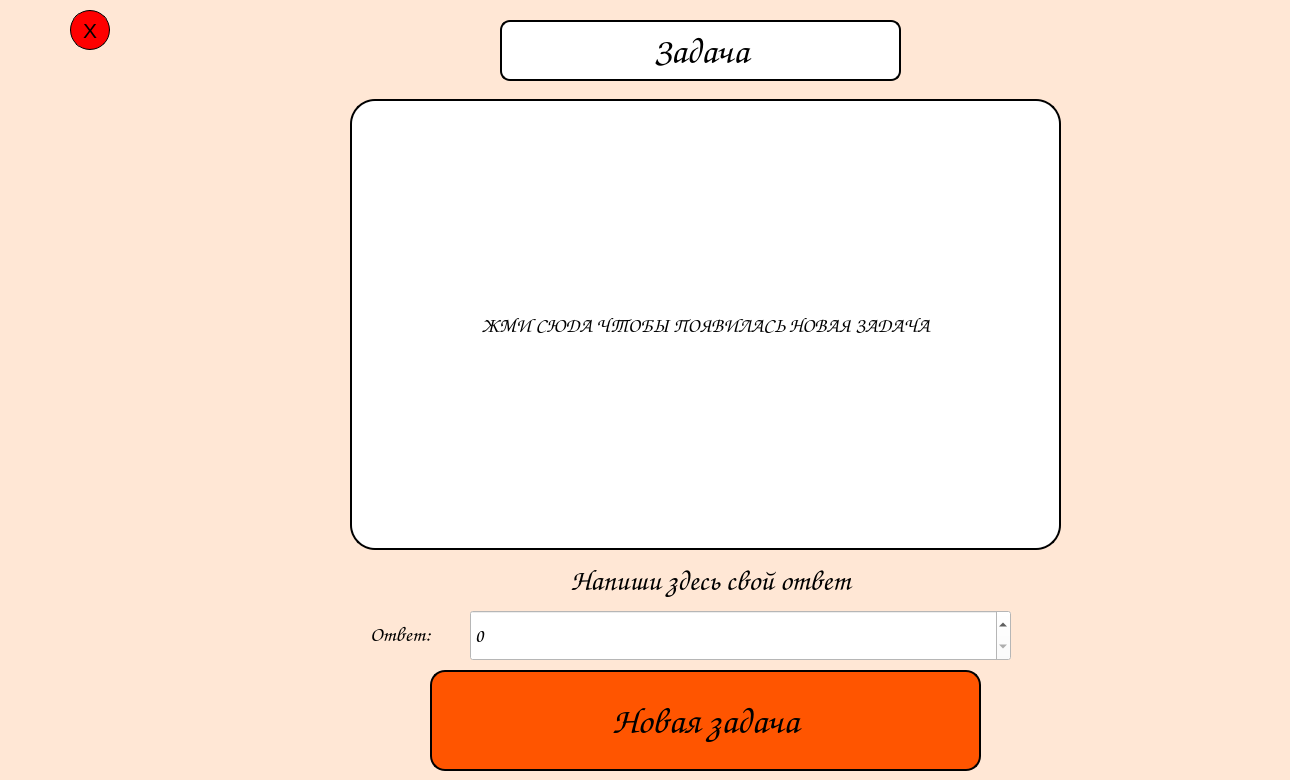
    <widget class="QWidget" name="gamePage">
     <property name="styleSheet">
      <string notr="true">background-color: rgb(255, 231, 213);</string>
     </property>
     <widget class="QLabel" name="label_3">
      <property name="geometry">
       <rect>
        <x>500</x>
        <y>20</y>
        <width>401</width>
        <height>61</height>
       </rect>
      </property>
      <property name="font">
       <font>
        <family>Comic Sans MS</family>
        <pointsize>28</pointsize>
       </font>
      </property>
      <property name="styleSheet">
       <string notr="true">background-color: rgb(255, 255, 255);
border-radius: 10px;
border: 2px solid black;
color: rgb(0, 0, 0);</string>
      </property>
      <property name="text">
       <string>Задача</string>
      </property>
      <property name="alignment">
       <set>Qt::AlignCenter</set>
      </property>
     </widget>
     <widget class="QLabel" name="currentTaskLabel">
      <property name="geometry">
       <rect>
        <x>350</x>
        <y>99</y>
        <width>711</width>
        <height>451</height>
       </rect>
      </property>
      <property name="font">
       <font>
        <family>Comic Sans MS</family>
        <pointsize>14</pointsize>
       </font>
      </property>
      <property name="styleSheet">
       <string notr="true">border: 2px solid black;
color: rgb(0, 0, 0);
border-radius: 25px;
background-color: rgb(255, 255, 255);</string>
      </property>
      <property name="text">
       <string/>
      </property>
      <property name="scaledContents">
       <bool>true</bool>
      </property>
      <property name="alignment">
       <set>Qt::AlignCenter</set>
      </property>
      <property name="wordWrap">
       <bool>true</bool>
      </property>
     </widget>
     <widget class="QLabel" name="label_5">
      <property name="geometry">
       <rect>
        <x>370</x>
        <y>619</y>
        <width>91</width>
        <height>31</height>
       </rect>
      </property>
      <property name="font">
       <font>
        <family>Comic Sans MS</family>
        <pointsize>16</pointsize>
       </font>
      </property>
      <property name="styleSheet">
       <string notr="true">color: rgb(0, 0, 0);</string>
      </property>
      <property name="text">
       <string>Ответ:</string>
      </property>
     </widget>
     <widget class="QLabel" name="medalFrame">
      <property name="geometry">
       <rect>
        <x>130</x>
        <y>40</y>
        <width>161</width>
        <height>221</height>
       </rect>
      </property>
      <property name="styleSheet">
       <string notr="true"/>
      </property>
      <property name="text">
       <string/>
      </property>
      <property name="pixmap">
       <pixmap>images/medal.png</pixmap>
      </property>
      <property name="scaledContents">
       <bool>true</bool>
      </property>
     </widget>
     <widget class="QLabel" name="heartFrame">
      <property name="geometry">
       <rect>
        <x>130</x>
        <y>280</y>
        <width>161</width>
        <height>221</height>
       </rect>
      </property>
      <property name="styleSheet">
       <string notr="true"/>
      </property>
      <property name="text">
       <string/>
      </property>
      <property name="pixmap">
       <pixmap>images/heart.png</pixmap>
      </property>
      <property name="scaledContents">
       <bool>true</bool>
      </property>
     </widget>
     <widget class="QLabel" name="globusFrame">
      <property name="geometry">
       <rect>
        <x>130</x>
        <y>520</y>
        <width>161</width>
        <height>221</height>
       </rect>
      </property>
      <property name="styleSheet">
       <string notr="true"/>
      </property>
      <property name="text">
       <string/>
      </property>
      <property name="pixmap">
       <pixmap>images/globus.png</pixmap>
      </property>
      <property name="scaledContents">
       <bool>true</bool>
      </property>
     </widget>
     <widget class="QLabel" name="bookFrame">
      <property name="geometry">
       <rect>
        <x>1120</x>
        <y>40</y>
        <width>161</width>
        <height>221</height>
       </rect>
      </property>
      <property name="styleSheet">
       <string notr="true"/>
      </property>
      <property name="text">
       <string/>
      </property>
      <property name="pixmap">
       <pixmap>images/book.png</pixmap>
      </property>
      <property name="scaledContents">
       <bool>true</bool>
      </property>
     </widget>
     <widget class="QLabel" name="featherFrame">
      <property name="geometry">
       <rect>
        <x>1120</x>
        <y>280</y>
        <width>161</width>
        <height>221</height>
       </rect>
      </property>
      <property name="styleSheet">
       <string notr="true"/>
      </property>
      <property name="text">
       <string/>
      </property>
      <property name="pixmap">
       <pixmap>images/feather.png</pixmap>
      </property>
      <property name="scaledContents">
       <bool>true</bool>
      </property>
     </widget>
     <widget class="QLabel" name="starFrame">
      <property name="geometry">
       <rect>
        <x>1120</x>
        <y>520</y>
        <width>161</width>
        <height>221</height>
       </rect>
      </property>
      <property name="styleSheet">
       <string notr="true"/>
      </property>
      <property name="text">
       <string/>
      </property>
      <property name="pixmap">
       <pixmap>images/star.png</pixmap>
      </property>
      <property name="scaledContents">
       <bool>true</bool>
      </property>
     </widget>
     <widget class="QPushButton" name="checkAnswerButton">
      <property name="geometry">
       <rect>
        <x>430</x>
        <y>670</y>
        <width>551</width>
        <height>101</height>
       </rect>
      </property>
      <property name="font">
       <font>
        <family>Comic Sans MS</family>
        <pointsize>28</pointsize>
       </font>
      </property>
      <property name="styleSheet">
       <string notr="true">QPushButton#checkAnswerButton{
background-color: rgb(255, 85, 0);
border: 2px solid black;
border-radius: 15px;
	color: rgb(0, 0, 0);
}
QPushButton#checkAnswerButton:hover{
background-color: rgb(235, 65, 0)
}</string>
      </property>
      <property name="text">
       <string>Новая задача</string>
      </property>
     </widget>
     <widget class="QPushButton" name="quitMainGameButton">
      <property name="geometry">
       <rect>
        <x>70</x>
        <y>10</y>
        <width>40</width>
        <height>40</height>
       </rect>
      </property>
      <property name="sizePolicy">
       <sizepolicy hsizetype="Minimum" vsizetype="Maximum">
        <horstretch>0</horstretch>
        <verstretch>0</verstretch>
       </sizepolicy>
      </property>
      <property name="font">
       <font>
        <pointsize>16</pointsize>
       </font>
      </property>
      <property name="styleSheet">
       <string notr="true">QPushButton#quitMainGameButton{
border-radius: 20px;
background-color: rgb(255, 0, 0);
border: 1px solid black;
background-image: 'images/undo.png';
	color: rgb(0, 0, 0);
}
QPushButton#quitMainGameButton:hover{
background-color: rgb(235, 0 , 0)
}</string>
      </property>
      <property name="text">
       <string>X</string>
      </property>
     </widget>
     <widget class="QLabel" name="label_6">
      <property name="geometry">
       <rect>
        <x>380</x>
        <y>560</y>
        <width>661</width>
        <height>41</height>
       </rect>
      </property>
      <property name="font">
       <font>
        <family>Comic Sans MS</family>
        <pointsize>22</pointsize>
       </font>
      </property>
      <property name="styleSheet">
       <string notr="true">color: rgb(0, 0, 0);</string>
      </property>
      <property name="text">
       <string>Напиши здесь свой ответ</string>
      </property>
      <property name="alignment">
       <set>Qt::AlignCenter</set>
      </property>
     </widget>
     <widget class="QSpinBox" name="answerSpinBox">
      <property name="geometry">
       <rect>
        <x>470</x>
        <y>610</y>
        <width>541</width>
        <height>51</height>
       </rect>
      </property>
      <property name="font">
       <font>
        <family>Comic Sans MS</family>
        <pointsize>14</pointsize>
       </font>
      </property>
      <property name="styleSheet">
       <string notr="true">background-color: rgb(255, 255, 255);
color: rgb(0, 0, 0);</string>
      </property>
      <property name="maximum">
       <number>99999999</number>
      </property>
      <property name="displayIntegerBase">
       <number>10</number>
      </property>
     </widget>
     <widget class="QPushButton" name="anotherGenerateTaskButton">
      <property name="geometry">
       <rect>
        <x>360</x>
        <y>110</y>
        <width>691</width>
        <height>431</height>
       </rect>
      </property>
      <property name="font">
       <font>
        <family>Comic Sans MS</family>
        <pointsize>-1</pointsize>
       </font>
      </property>
      <property name="styleSheet">
       <string notr="true">background-color: rgb(255, 255, 255);
        border:1 px solid rgb(255, 255, 255);
        color: rgb(0, 0, 0);
        font-size: 20px;
font-family: 'Comic Sans MS'

</string>
      </property>
      <property name="text">
       <string>ЖМИ СЮДА ЧТОБЫ ПОЯВИЛАСЬ НОВАЯ ЗАДАЧА</string>
      </property>
     </widget>
     <zorder>currentTaskLabel</zorder>
     <zorder>label_5</zorder>
     <zorder>label_3</zorder>
     <zorder>medalFrame</zorder>
     <zorder>heartFrame</zorder>
     <zorder>globusFrame</zorder>
     <zorder>bookFrame</zorder>
     <zorder>featherFrame</zorder>
     <zorder>starFrame</zorder>
     <zorder>checkAnswerButton</zorder>
     <zorder>quitMainGameButton</zorder>
     <zorder>label_6</zorder>
     <zorder>answerSpinBox</zorder>
     <zorder>anotherGenerateTaskButton</zorder>
    </widget>
